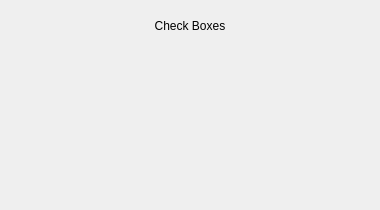
<?xml version="1.0" encoding="UTF-8"?>
<ui version="4.0">
 <class>CheckBox</class>
 <widget class="QWidget" name="CheckBox">
  <property name="geometry">
   <rect>
    <x>0</x>
    <y>0</y>
    <width>380</width>
    <height>210</height>
   </rect>
  </property>
  <property name="windowTitle">
   <string>Form</string>
  </property>
  <widget class="QLabel" name="Info1">
   <property name="geometry">
    <rect>
     <x>40</x>
     <y>10</y>
     <width>300</width>
     <height>32</height>
    </rect>
   </property>
   <property name="text">
    <string>Check Boxes</string>
   </property>
   <property name="alignment">
    <set>Qt::AlignCenter</set>
   </property>
  </widget>
 </widget>
 <resources/>
 <connections/>
</ui>
